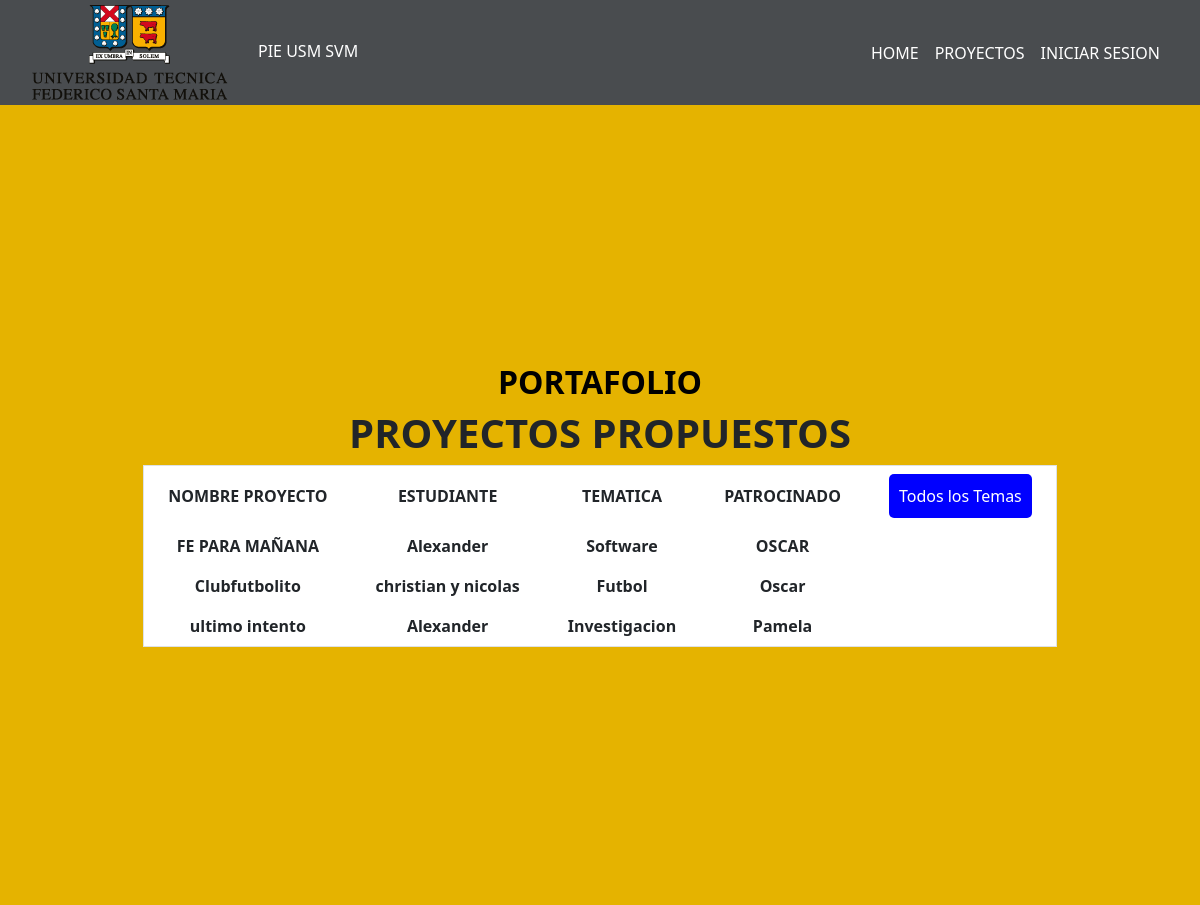
Page /Patrocinio/ on the committed database.
### core/models.py (models this page shows, shortened)
class Mensaje(models.Model):
    Nombree= models.CharField(max_length=50)#Nombre del proyecto pensado
    tipo= models.CharField(max_length=50,choices=tipo_mensajes)#escoger las opciones de arriba
    alumno= models.CharField(max_length=50)#nombres de los alumnos/alumno
    profesor=models.CharField(max_length=50)#Se crea para que despues un profesor pueda ingresar su nombre en el proyecto enviado por el alumno
    informacion=models.CharField(max_length=300) #Ideas sobre su proyecto

### core/views.py (the view)
# urls.py: path('Patrocinio/', views.cuenta_con_patrocinio, name="ConPatrocinio"),
def cuenta_con_patrocinio(request):
     lista_proyectos= Mensaje.objects.all()
     data={
             "lista_proyectos": lista_proyectos,
        }
     return render(request, 'core/Conpatrocinio.html', data)

### core/templates/core/Conpatrocinio.html (shortened to what this page needs)
{% extends 'core/base.html' %}
{% load static %}
{% block content %}
<div
    style="display: flex; flex-direction: column; justify-content: center; align-items: center; height: 100vh; width: 100%; padding: 20px; box-sizing: border-box;background-color: #e5b300;">
    <div style="width: 100%; max-width: 1600px; text-align: center;background-color: #e5b300;">
        <div class="p-6">
            <div class="text-center mb-6">
                <h2 class="font-bold"  >PORTAFOLIO</h2>
                <h1 class="text-3xl font-bold text-zinc-900 dark:text-zinc-100">PROYECTOS PROPUESTOS</h1>
            </div>
            <div class="overflow-x-auto">
                <table class="min-w-full bg-white dark:bg-zinc-800 border border-zinc-200 dark:border-zinc-700"
                    style="margin: 0 auto;">
                    <thead>
                        <tr>
                            <th
                                class="px-4 py-2 border-b border-zinc-200 dark:border-zinc-700 text-left font-bold text-zinc-700 dark:text-zinc-300">
                                NOMBRE PROYECTO</th>
                            <th
                                class="px-4 py-2 border-b border-zinc-200 dark:border-zinc-700 text-left font-bold text-zinc-700 dark:text-zinc-300">
                                ESTUDIANTE</th>
                            <th
                                class="px-4 py-2 border-b border-zinc-200 dark:border-zinc-700 text-left font-bold text-zinc-700 dark:text-zinc-300">
                                TEMATICA</th>
                            <th
                                class="px-4 py-2 border-b border-zinc-200 dark:border-zinc-700 text-left font-bold text-zinc-700 dark:text-zinc-300">
                                PATROCINADO</th>
                            <th class="px-4 py-2 border-b border-zinc-200 dark:border-zinc-700 text-left">
                                <div style="position: relative; display: inline-block;">
                                    <button onclick="toggleDropdown()"
                                        style="background-color: blue; color: rgb(255, 255, 255); padding: 10px; border: none; border-radius: 5px; display: flex; align-items: center;">
                                        Todos los Temas
                                    </button>
                                </div>
                            </th>
                        </tr>
                    </thead>
                    <tbody>
                        {% for c in lista_proyectos %}
                            {% if c.profesor != "NO Patrocinado" %}
                                <tr>
                                    <td class="px-4 py-2 border-b border-zinc-200 dark:border-zinc-700 text-left font-bold text-zinc-700 dark:text-zinc-300">{{ c.Nombree }}</td>
                                    <td class="px-4 py-2 border-b border-zinc-200 dark:border-zinc-700 text-left font-bold text-zinc-700 dark:text-zinc-300">{{ c.alumno }}</td>
                                    <td class="px-4 py-2 border-b border-zinc-200 dark:border-zinc-700 text-left font-bold text-zinc-700 dark:text-zinc-300">{{ c.tipo }}</td>
                                    <td class="px-4 py-2 border-b border-zinc-200 dark:border-zinc-700 text-left font-bold text-zinc-700 dark:text-zinc-300">{{ c.profesor }}</td>
                                </tr>
                            {% endif %}
                        {% endfor %}
                    </tbody>
                </table>
            </div>
        </div>
    </div>
</div>
{% endblock %}

### core/templates/core/Conpatrocinio.html (style rules this page uses)
.font-bold { font-weight: bold; }
h2.font-bold { color: #000000; }

### rows in the picture
Mensaje: Nombree "FE PARA MAÑANA", alumno "Alexander", tipo "Software", profesor "OSCAR"
Mensaje: Nombree "Clubfutbolito", alumno "christian y nicolas", tipo "Futbol", profesor "Oscar"
Mensaje: Nombree "ultimo intento", alumno "Alexander", tipo "Investigacion", profesor "Pamela"
